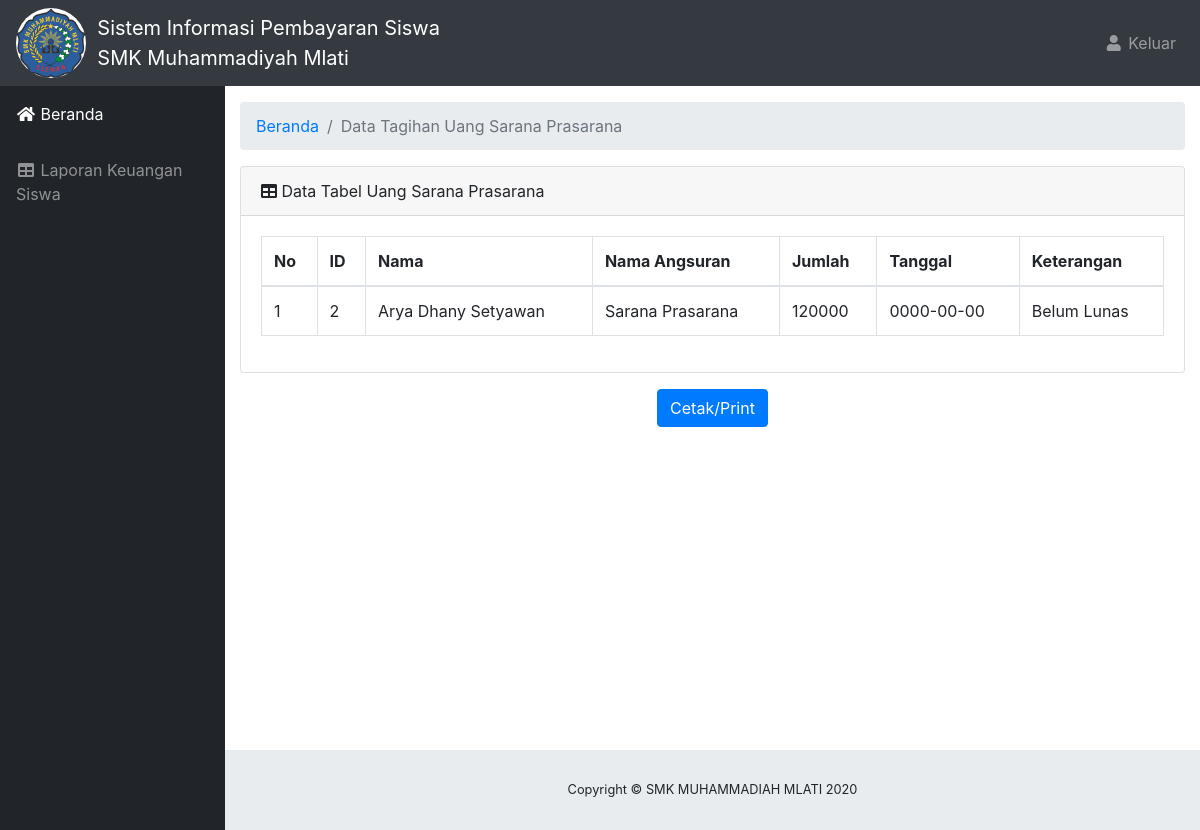
/beranda.php?halaman=siswalaporansarana&nis=2789 (signed in), run on the app's committed database.
### tables this page shows
CREATE TABLE `tb_tag_saranaprasarana` (
  `id_tag_saranaprasarana` int(11) NOT NULL,
  `id_detail_sarana` int(11) NOT NULL,
  `nis` varchar(10) NOT NULL,
  `keterangan` varchar(20) NOT NULL DEFAULT 'Belum Lunas',
  `tgl` date NOT NULL
);

CREATE TABLE `tb_siswa` (
  `id_siswa` int(11) NOT NULL,
  `nis` varchar(10) NOT NULL,
  `nama_siswa` varchar(50) NOT NULL,
  `password` varchar(50) NOT NULL,
  `jenkel_siswa` enum('L','P') NOT NULL,
  `id_kelas` int(11) NOT NULL,
  `id_jurusan` int(11) NOT NULL
);

CREATE TABLE `detail_tag_sarana` (
  `id_detail_sarana` int(11) NOT NULL,
  `nama_angsuran` varchar(50) NOT NULL,
  `jumlah` varchar(20) NOT NULL
);

### aplikasi/siswa/siswalaporan/siswalaporan_sarana.php (the view, shortened to what this page needs)
  <div id="content-wrapper">
    <div class="container-fluid">
      <ol class="breadcrumb">
        <li class="breadcrumb-item">
          <a href="beranda.php">Beranda</a>
        </li>
        <li class="breadcrumb-item active">Data Tagihan Uang Sarana Prasarana</li>
      </ol>
      <div class="card mb-3">
        <div class="card-header">
          <i class="fas fa-table"></i>
          Data Tabel Uang Sarana Prasarana</div>
        <div class="card-body">
          <div class="table-responsive">
            <table class="table table-bordered" width="100%" cellspacing="0">
              <thead>
                <tr>
                  <th>No</th>
                  <th>ID</th>
                  <th>Nama</th>
                  <th>Nama Angsuran</th>
                  <th>Jumlah</th>
                  <th>Tanggal</th>
                  <th>Keterangan</th>
                </tr>
              </thead>
              <tbody>
              <?php
              $no=1;
              $Querytampil = mysqli_query($konek,"SELECT a.id_tag_saranaprasarana, a.nis, a.keterangan,a.tgl,b.`nama_angsuran`,b.`jumlah`,c.`nama_siswa`
              FROM tb_tag_saranaprasarana a
              LEFT JOIN `detail_tag_sarana` b ON a.`id_detail_sarana`=b.`id_detail_sarana`
              LEFT JOIN `tb_siswa` c ON a.`nis`=c.`nis` WHERE a.nis='$_GET[nis]'");
              while ($tampiltabel  = mysqli_fetch_array($Querytampil)) {
              $varId            = $tampiltabel['id_tag_saranaprasarana'];
              $varNamaSiswa  = $tampiltabel['nama_siswa'];
              $varKeterangan  = $tampiltabel['keterangan'];
              $varTgl  = $tampiltabel['tgl'];
              $varJml  = $tampiltabel['jumlah'];
              $varAngsuran  = $tampiltabel['nama_angsuran'];
              ?>
              <tr>
                <td><?php echo $no ?></td>
                <td><?php echo $varId ?></td>
                <td><?php echo $varNamaSiswa ?></td>
                <td><?php echo $varAngsuran ?></td>
                <td><?php echo $varJml ?></td>
                <td><?php echo $varTgl ?></td>
                <td><?php echo $varKeterangan ?></td>
              </tr>
              <?php
              $no++;}
              ?>
              </tbody>
            </table>
          </div>
        </div>
      </div>
      <center>
        <a href="#" class="btn btn-primary" onclick="window.print();"> Cetak/Print </a>
      </center>
    </div>
  </div>
</div>

### css/sb-admin.css (style rules this page uses)
html { position: relative; min-height: 100%; }
body { height: 100%; }
#wrapper #content-wrapper { overflow-x: hidden; width: 100%; padding-top: 1rem; padding-bottom: 80px; }
:root { --input-padding-x: 0.75rem; --input-padding-y: 0.75rem; }

### data on the page
tb_tag_saranaprasarana: id_tag_saranaprasarana "2", tb_siswa.nama_siswa "Arya Dhany Setyawan", id_detail_sarana.nama_angsuran "Sarana Prasarana", id_detail_sarana.jumlah "120000", tgl "0000-00-00", keterangan "Belum Lunas"
